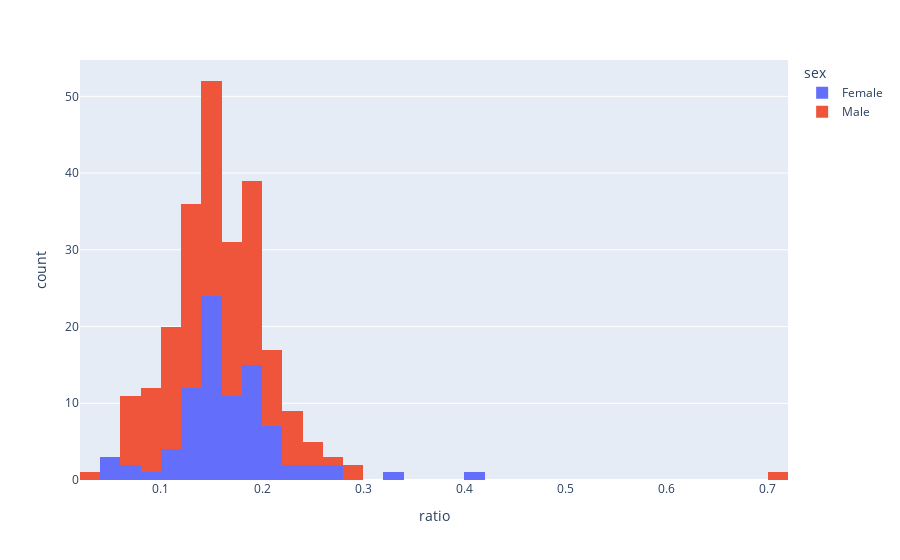

Notebook code cell kept with this figure:
### Markdown cell above
One way to proceed would be to see if there was a statistically significant difference between `ratio` for men and women, e.g. by using an independent samples t-test, but let's just plot to check if we can see a difference:

- with `px` do `histogram` using
    - `dataframe` 
    - freestyle `x="ratio"`
    - freestyle `color="sex"`

### Code cell
px.histogram(dataframe,x="ratio",color="sex")

#<xml xmlns="https://developers.google.com/blockly/xml"><variables><variable id="zZmWV$gHDceKnNTL0qJD">px</variable><variable id="/z]X|sEpLfH7ip{3^4{[">dataframe</variable></variables><block type="varDoMethod" id=";3XBa2S8*(1iI?altE[v" x="-115" y="207"><mutation items="3"></mutation><field name="VAR" id="zZmWV$gHDceKnNTL0qJD">px</field><field name="MEMBER">histogram</field><data>px:histogram</data><value name="ADD0"><block type="variables_get" id="BwJzSVtxVG};cH=9|/.*"><field name="VAR" id="/z]X|sEpLfH7ip{3^4{[">dataframe</field></block></value><value name="ADD1"><block type="dummyOutputCodeBlock" id="~BA1[^jmdq+qzIO-z`s1"><field name="CODE">x="ratio"</field></block></value><value name="ADD2"><block type="dummyOutputCodeBlock" id="}Ma;X*[#_wZ4ZP0pjT!w"><field name="CODE">color="sex"</field></block></value></block></xml>

### Figure 1 — Plotly figure (JSON) as saved in the notebook; plotly's stock layout.template omitted (floating-point values rounded to 4 significant figures; data arrays with more than 128 entries replaced by an {"elided": "..."} marker saying what was removed)
{"data": [{"bingroup": "x", "hovertemplate": "sex=Female<br>ratio=%{x}<br>count=%{y}<extra></extra>", "legendgroup": "Female", "marker": {"color": "#636efa", "pattern": {"shape": ""}}, "name": "Female", "orientation": "v", "showlegend": true, "type": "histogram", "x": [0.05945, 0.1468, 0.1418, 0.2036, 0.1617, 0.2062, 0.1355, 0.1414, 0.1527, 0.1992, 0.1184, 0.1813, 0.2527, 0.1494, 0.0568, 0.1502, 0.3257, 0.1757, 0.1169, 0.1978, 0.1494, 0.1817, 0.1484, 0.1739, 0.2635, 0.1429, 0.2203, 0.1951, 0.05643, 0.1552, 0.195, 0.2795, 0.1379, 0.1556, 0.2022, 0.1408, 0.1448, 0.1213, 0.1252, 0.2019, 0.1409, 0.1377, 0.1757, 0.1396, 0.1343, 0.1631, 0.178, 0.1469, 0.1936, 0.1413, 0.209, 0.2003, 0.1848, 0.14, 0.1796, 0.07296, 0.1373, 0.1722, 0.15, 0.1949, 0.1234, 0.1713, 0.152, 0.1881, 0.4167, 0.1675, 0.1928, 0.2115, 0.116, 0.1538, 0.1578, 0.1538, 0.1524, 0.1961, 0.1748, 0.1884, 0.2307, 0.08527, 0.1025, 0.2593, 0.1877, 0.1537, 0.1982, 0.1302, 0.1303, 0.07358, 0.1597], "xaxis": "x", "yaxis": "y"}, {"bingroup": "x", "hovertemplate": "sex=Male<br>ratio=%{x}<br>count=%{y}<extra></extra>", "legendgroup": "Male", "marker": {"color": "#EF553B", "pattern": {"shape": ""}}, "name": "Male", "orientation": "v", "showlegend": true, "type": "histogram", "x": {"elided": "157 float values"}, "xaxis": "x", "yaxis": "y"}], "layout": {"barmode": "relative", "legend": {"title": {"text": "sex"}, "tracegroupgap": 0}, "margin": {"t": 60}, "xaxis": {"anchor": "y", "domain": [0, 1], "title": {"text": "ratio"}}, "yaxis": {"anchor": "x", "domain": [0, 1], "title": {"text": "count"}}}}
